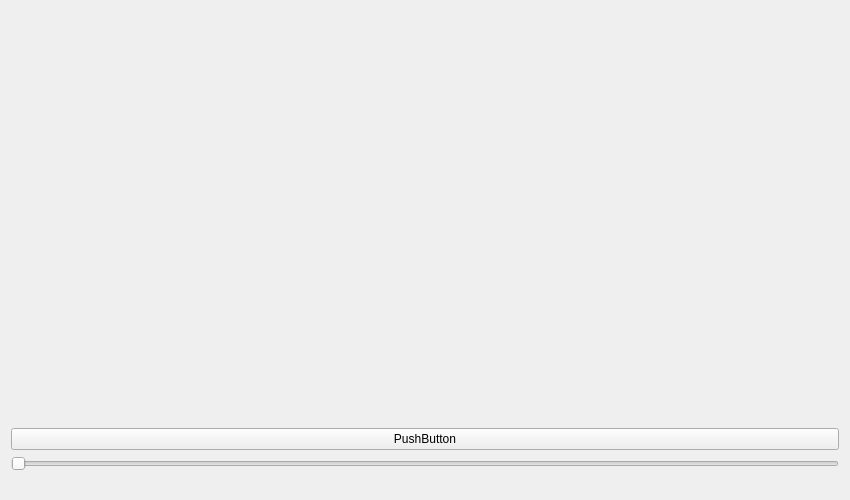
<?xml version="1.0" encoding="UTF-8"?>
<ui version="4.0">
 <class>testWindow</class>
 <widget class="QMainWindow" name="testWindow">
  <property name="geometry">
   <rect>
    <x>0</x>
    <y>0</y>
    <width>850</width>
    <height>500</height>
   </rect>
  </property>
  <property name="minimumSize">
   <size>
    <width>700</width>
    <height>500</height>
   </size>
  </property>
  <property name="maximumSize">
   <size>
    <width>16777215</width>
    <height>16777215</height>
   </size>
  </property>
  <property name="windowTitle">
   <string>testWindow</string>
  </property>
  <widget class="QWidget" name="centralWidget">
   <layout class="QGridLayout" name="gridLayout">
    <item row="0" column="1">
     <layout class="QVBoxLayout" name="verticalLayout">
      <item>
       <spacer name="verticalSpacer">
        <property name="orientation">
         <enum>Qt::Vertical</enum>
        </property>
        <property name="sizeType">
         <enum>QSizePolicy::Fixed</enum>
        </property>
        <property name="sizeHint" stdset="0">
         <size>
          <width>20</width>
          <height>400</height>
         </size>
        </property>
       </spacer>
      </item>
      <item>
       <widget class="QPushButton" name="pushButton">
        <property name="text">
         <string>PushButton</string>
        </property>
       </widget>
      </item>
      <item>
       <widget class="QSlider" name="horizontalSlider">
        <property name="maximum">
         <number>240</number>
        </property>
        <property name="orientation">
         <enum>Qt::Horizontal</enum>
        </property>
       </widget>
      </item>
     </layout>
    </item>
   </layout>
  </widget>
 </widget>
 <layoutdefault spacing="6" margin="11"/>
 <resources/>
 <connections/>
</ui>
